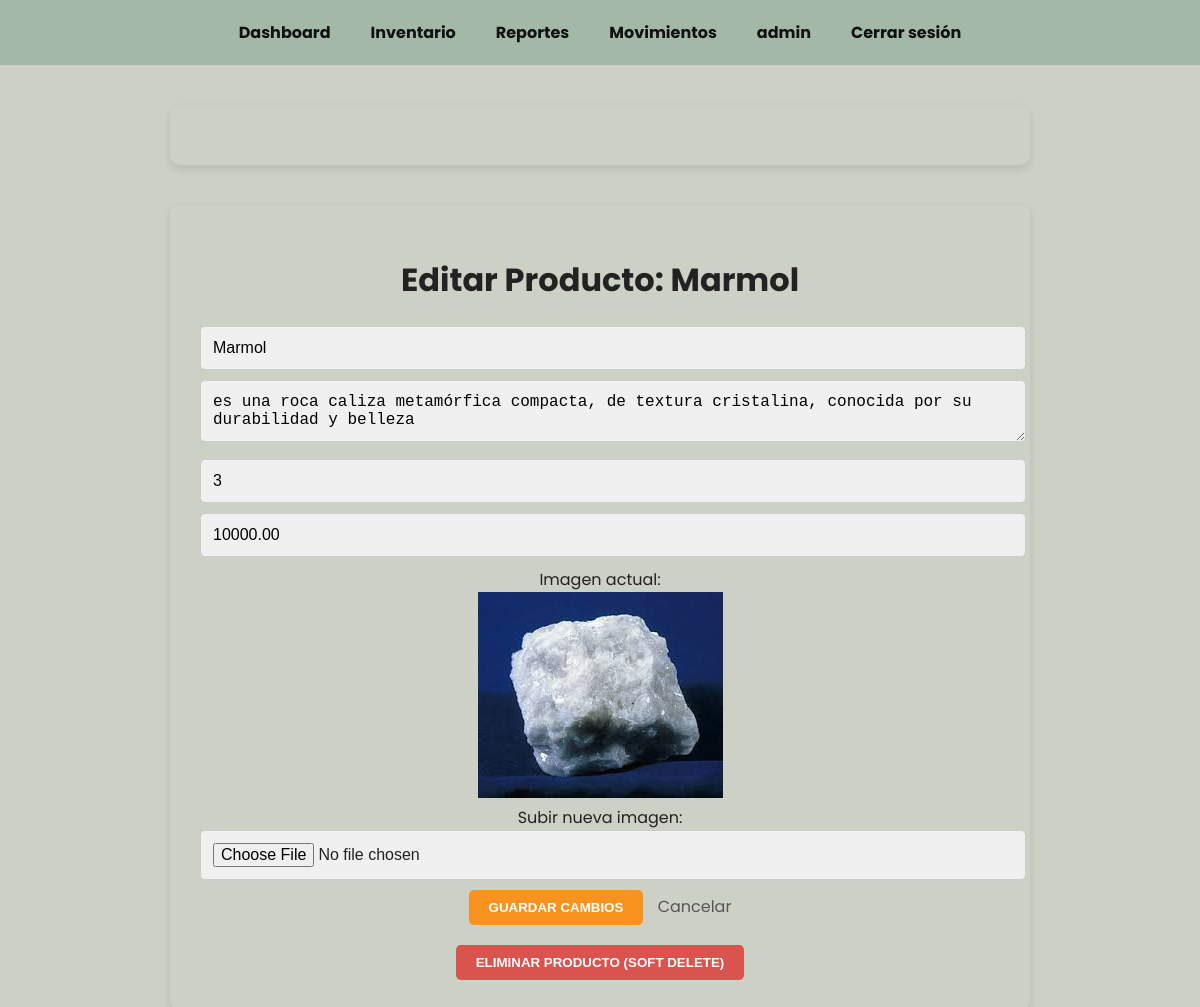
The page /productos-inventario/editar/4/ (signed in) on the database as committed earlier.
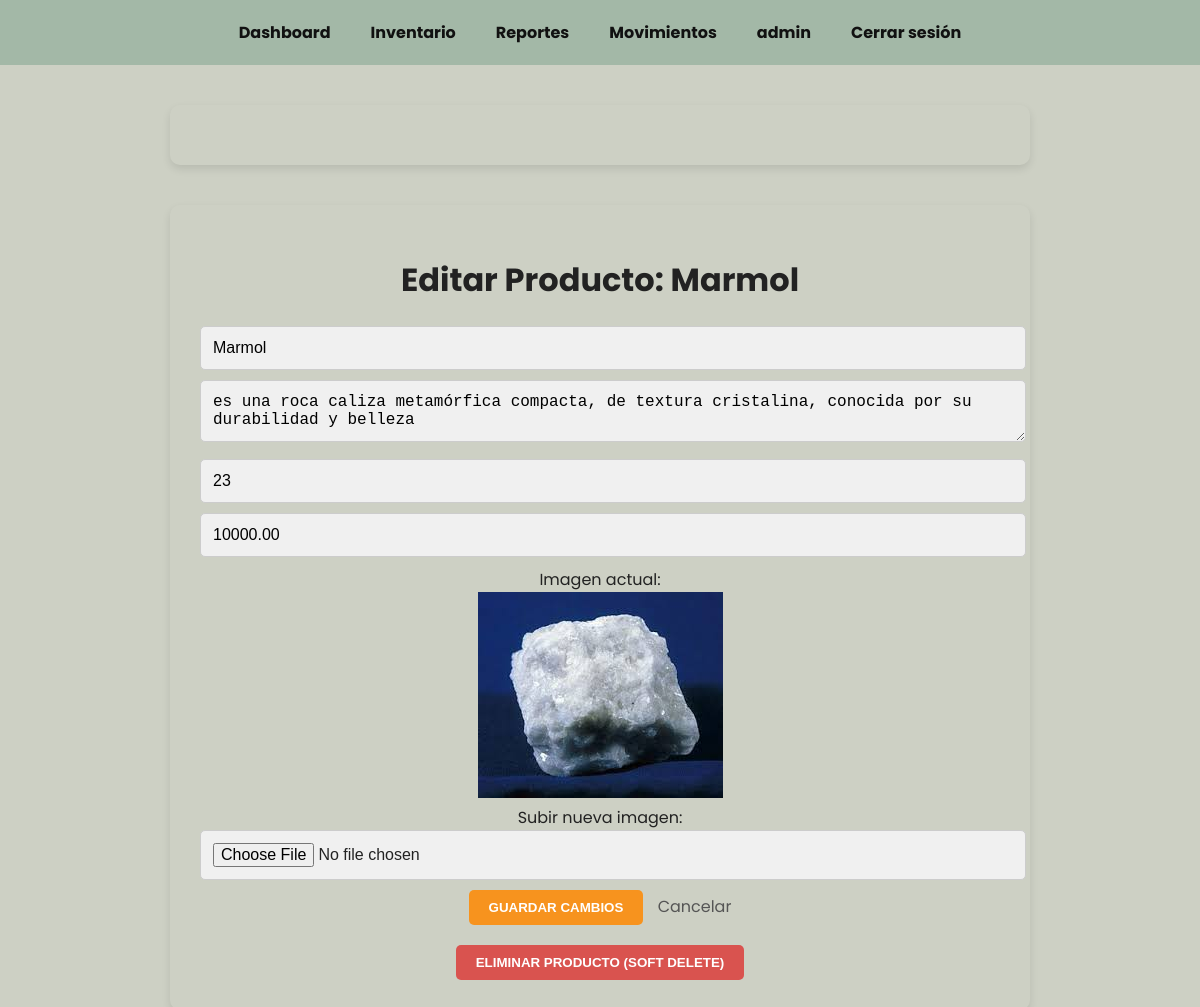
The same page on the database as committed later.
### inventario_app/models.py (models this page shows, shortened)
class Producto(models.Model):
    nombre = models.CharField(max_length=255)
    descripcion = models.TextField()
    stock = models.IntegerField()
    precio = models.DecimalField(max_digits=10, decimal_places=2)
    imagen = models.ImageField(upload_to='productos/', null=True, blank=True)
    created_at = models.DateTimeField(auto_now_add=True)
    updated_at = models.DateTimeField(auto_now=True)

### inventario_app/views.py (the view, shortened to what this page needs)
# urls.py: path('productos-inventario/editar/<int:pk>/', views.editar_producto_separado, name='editar_producto_separado'),
@login_required
def editar_producto_separado(request, pk):
    producto = get_object_or_404(Producto, pk=pk)
    return render(request, 'inventario_app/editar_inventario.html', {'producto': producto})

### inventario_app/context_processors.py (called while the page is built)
def admin_check(request):
    print(f"Verificando usuario: {request.user.username}")  # Esto te confirmará que el context processor se ejecuta.
    if not request.user.is_authenticated:
        return {'es_admin': False}
    es_admin = request.user.groups.filter(name='Administrador').exists()
    return {'es_admin': es_admin}

### inventario_app/templates/inventario_app/editar_inventario.html (shortened to what this page needs)
<!DOCTYPE html>
<html lang="es">
<head>
</head>
<body>
{% include "inventario_app/navbar.html" %}
<div class="container">
  <h1>Editar Producto: {{ producto.nombre }}</h1>
  <form method="POST" enctype="multipart/form-data">
    <input type="text" name="nombre" value="{{ producto.nombre }}" required>
    <textarea name="descripcion" required>{{ producto.descripcion }}</textarea>
    <input type="number" name="stock" value="{{ producto.stock }}" required>
    <input type="number" step="0.01" name="precio" value="{{ producto.precio }}" required>
    <label>Imagen actual:</label><br>
    {% if producto.imagen %}
      <img src="{{ producto.imagen.url }}" alt="{{ producto.nombre }}">
    {% else %}
      <p>No hay imagen</p>
    {% endif %}
    <br>
    <label>Subir nueva imagen:</label>
    <input type="file" name="imagen" accept="image/*">
    <button type="submit">Guardar Cambios</button>
    <a href="{% url 'productos_inventario' %}" class="cancel">Cancelar</a>
  </form>
  <form method="POST" action="{% url 'eliminar_producto' producto.pk %}" style="margin-top: 20px;" onsubmit="return confirm('¿Seguro que quieres eliminar este producto?');">
    <button type="submit" style="background-color: #d9534f; color: white; border: none; padding: 10px 20px; border-radius: 5px; cursor: pointer;">
      Eliminar Producto (Soft Delete)
    </button>
  </form>
</div>

Rows that differ between the two databases and show on the page:
changed Producto "Marmol": stock "3" → "23"
